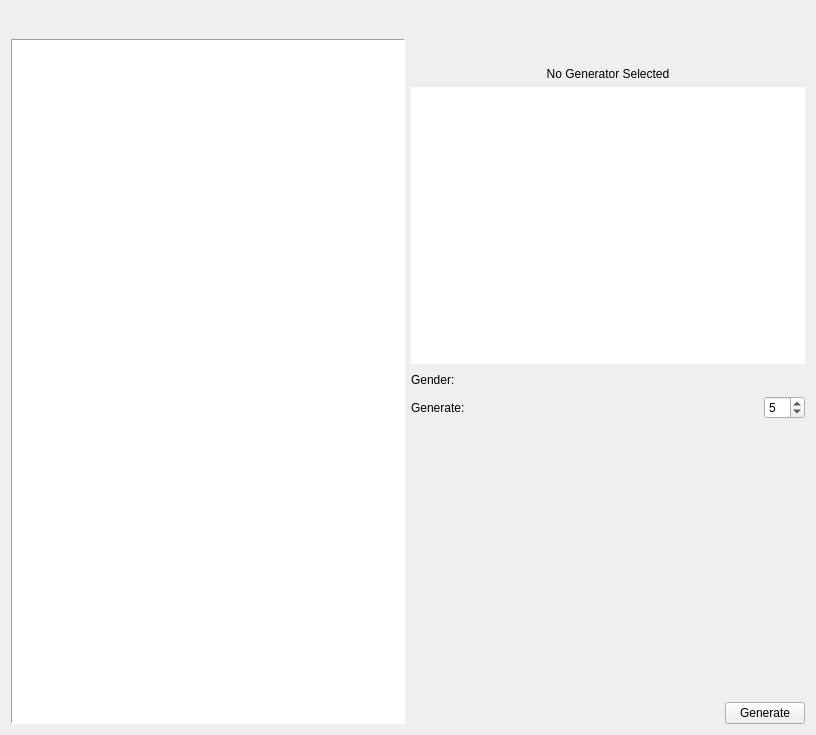
<?xml version="1.0" encoding="UTF-8"?>
<ui version="4.0">
 <class>FantasyNameGeneratorWidget</class>
 <widget class="QWidget" name="FantasyNameGeneratorWidget">
  <property name="geometry">
   <rect>
    <x>0</x>
    <y>0</y>
    <width>816</width>
    <height>735</height>
   </rect>
  </property>
  <property name="windowTitle">
   <string>Q.D.M.S. Name Generator</string>
  </property>
  <property name="windowIcon">
   <iconset resource="res.qrc">
    <normaloff>:/ui/imgs/logo.svg</normaloff>:/ui/imgs/logo.svg</iconset>
  </property>
  <layout class="QGridLayout" name="gridLayout">
   <item row="1" column="0">
    <widget class="QTreeView" name="treeView">
     <property name="frameShape">
      <enum>QFrame::Shape::Panel</enum>
     </property>
    </widget>
   </item>
   <item row="1" column="1">
    <layout class="QGridLayout" name="gridLayout_2">
     <item row="7" column="0">
      <layout class="QGridLayout" name="gridLayout_3">
       <item row="0" column="0">
        <spacer name="horizontalSpacer">
         <property name="orientation">
          <enum>Qt::Orientation::Horizontal</enum>
         </property>
         <property name="sizeHint" stdset="0">
          <size>
           <width>40</width>
           <height>20</height>
          </size>
         </property>
        </spacer>
       </item>
       <item row="0" column="1">
        <widget class="QPushButton" name="generateButton">
         <property name="text">
          <string>Generate</string>
         </property>
        </widget>
       </item>
      </layout>
     </item>
     <item row="6" column="0">
      <spacer name="verticalSpacer">
       <property name="orientation">
        <enum>Qt::Orientation::Vertical</enum>
       </property>
       <property name="sizeHint" stdset="0">
        <size>
         <width>20</width>
         <height>40</height>
        </size>
       </property>
      </spacer>
     </item>
     <item row="1" column="0">
      <layout class="QHBoxLayout" name="horizontalLayout_3">
       <item>
        <spacer name="horizontalSpacer_4">
         <property name="orientation">
          <enum>Qt::Orientation::Horizontal</enum>
         </property>
         <property name="sizeHint" stdset="0">
          <size>
           <width>40</width>
           <height>20</height>
          </size>
         </property>
        </spacer>
       </item>
       <item>
        <widget class="QPushButton" name="clearPushButton">
         <property name="text">
          <string/>
         </property>
         <property name="icon">
          <iconset resource="res.qrc">
           <normaloff>:/ui/icons/symbolic-dark/trash.svg</normaloff>:/ui/icons/symbolic-dark/trash.svg</iconset>
         </property>
         <property name="flat">
          <bool>true</bool>
         </property>
        </widget>
       </item>
      </layout>
     </item>
     <item row="4" column="0">
      <layout class="QGridLayout" name="genderGrid">
       <item row="1" column="0">
        <widget class="QLabel" name="label">
         <property name="text">
          <string>Generate:</string>
         </property>
        </widget>
       </item>
       <item row="0" column="0">
        <widget class="QLabel" name="typeLabel">
         <property name="toolTip">
          <string>The type is typically  </string>
         </property>
         <property name="text">
          <string>Gender:</string>
         </property>
        </widget>
       </item>
       <item row="0" column="1">
        <layout class="QHBoxLayout" name="genderLayout">
         <item>
          <spacer name="horizontalSpacer_3">
           <property name="orientation">
            <enum>Qt::Orientation::Horizontal</enum>
           </property>
           <property name="sizeHint" stdset="0">
            <size>
             <width>40</width>
             <height>20</height>
            </size>
           </property>
          </spacer>
         </item>
        </layout>
       </item>
       <item row="1" column="1">
        <layout class="QHBoxLayout" name="horizontalLayout_2">
         <item>
          <spacer name="horizontalSpacer_2">
           <property name="orientation">
            <enum>Qt::Orientation::Horizontal</enum>
           </property>
           <property name="sizeHint" stdset="0">
            <size>
             <width>40</width>
             <height>20</height>
            </size>
           </property>
          </spacer>
         </item>
         <item>
          <widget class="QSpinBox" name="generateSpinBox">
           <property name="minimum">
            <number>1</number>
           </property>
           <property name="value">
            <number>5</number>
           </property>
          </widget>
         </item>
        </layout>
       </item>
      </layout>
     </item>
     <item row="2" column="0">
      <widget class="QLabel" name="generatorNameLabel">
       <property name="text">
        <string>No Generator Selected</string>
       </property>
       <property name="alignment">
        <set>Qt::AlignmentFlag::AlignCenter</set>
       </property>
      </widget>
     </item>
     <item row="3" column="0">
      <widget class="QTextEdit" name="nameTextEdit">
       <property name="frameShape">
        <enum>QFrame::Shape::NoFrame</enum>
       </property>
       <property name="frameShadow">
        <enum>QFrame::Shadow::Plain</enum>
       </property>
       <property name="horizontalScrollBarPolicy">
        <enum>Qt::ScrollBarPolicy::ScrollBarAlwaysOff</enum>
       </property>
      </widget>
     </item>
    </layout>
   </item>
   <item row="0" column="0">
    <layout class="QHBoxLayout" name="horizontalLayout_4">
     <item>
      <spacer name="horizontalSpacer_5">
       <property name="orientation">
        <enum>Qt::Orientation::Horizontal</enum>
       </property>
       <property name="sizeHint" stdset="0">
        <size>
         <width>40</width>
         <height>20</height>
        </size>
       </property>
      </spacer>
     </item>
     <item>
      <widget class="QPushButton" name="downloadPushButton">
       <property name="text">
        <string/>
       </property>
       <property name="icon">
        <iconset resource="res.qrc">
         <normaloff>:/ui/icons/symbolic-dark/cloud-download.svg</normaloff>:/ui/icons/symbolic-dark/cloud-download.svg</iconset>
       </property>
       <property name="flat">
        <bool>true</bool>
       </property>
      </widget>
     </item>
    </layout>
   </item>
  </layout>
 </widget>
 <resources>
  <include location="res.qrc"/>
 </resources>
 <connections/>
</ui>
